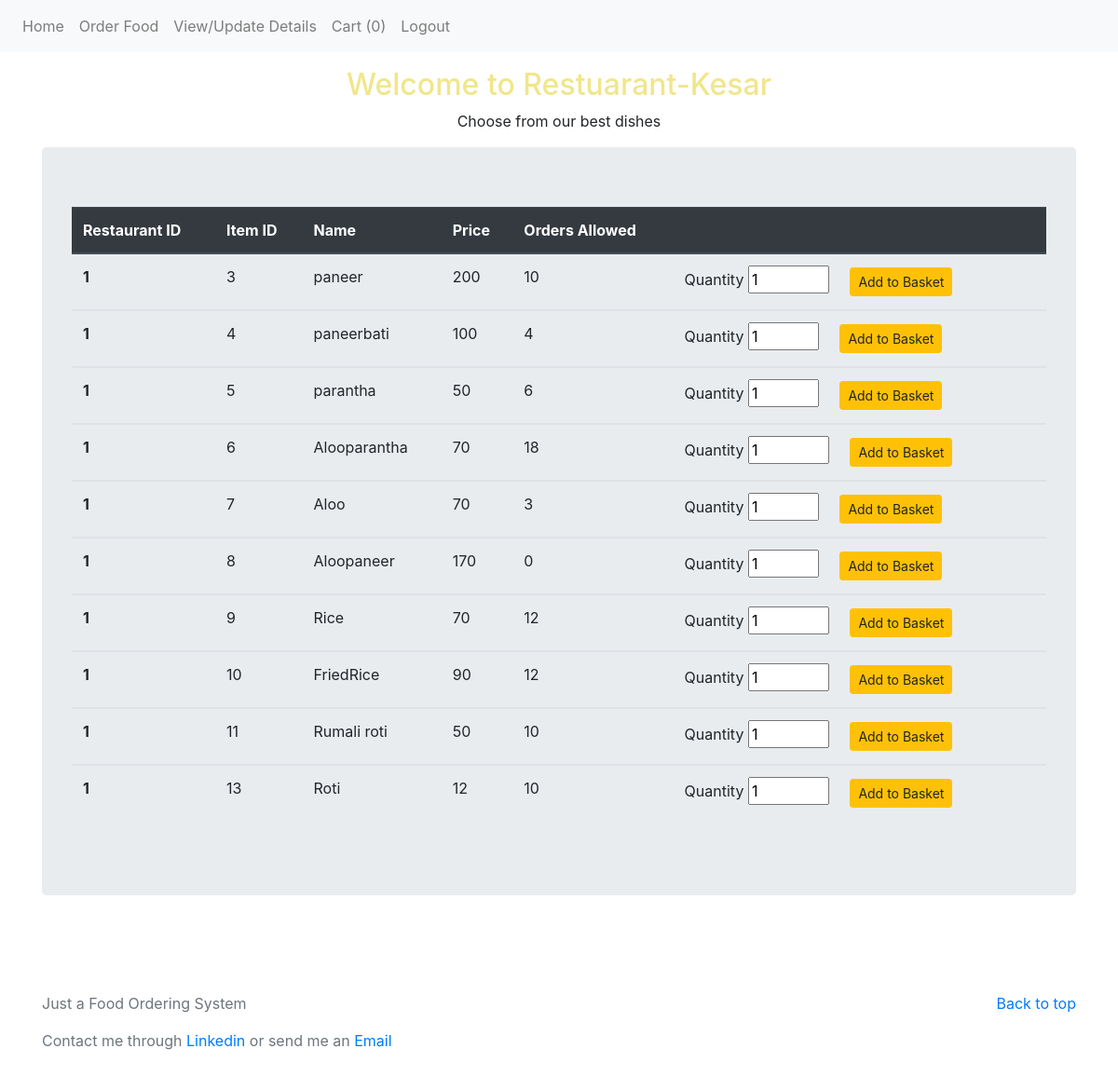
Page /restmenu?restid=1 (signed in) on the committed database.
### app.py (models this page shows)
class Restadmin(db.Model):
    rid = db.Column(db.Integer, primary_key=True, autoincrement=True)
    rname = db.Column(db.String(250), nullable=False)
    rmail = db.Column(db.String(250), unique=True, nullable=False)
    rmobile = db.Column(db.Integer, nullable=False)
    raddress = db.Column(db.String(250), nullable=False)
    rpassword = db.Column(db.String(250), nullable=False)

class Items(db.Model):
	iid = db.Column(db.Integer, primary_key=True, autoincrement=True)
	iname = db.Column(db.String(250), nullable=False)
	iprice = db.Column(db.Integer, nullable=False)
	ilimit = db.Column(db.Integer,nullable=False)
	rid = db.Column(db.Integer, db.ForeignKey('restadmin.rid'), nullable=False)

### app.py (the view)
@app.route('/restmenu', methods = ['GET','POST'])
def restmenu():
	if not session.get('cmail'):
		return redirect(request.url_root)
	if request.method == "GET":
		restid = request.args.get("restid")
	elif request.method == "POST":
		restid = request.form['restid']
	items = Items.query.filter(Items.rid == restid).all()
	restad = Restadmin.query.filter(Restadmin.rid == restid).first()
	return render_template('restmenu.html',rest=restad, restitems=items)

### templates/restmenu.html (shortened to what this page needs)
<!DOCTYPE html>
<html lang="en">
<head>
    <link rel="stylesheet" href="https://stackpath.bootstrapcdn.com/bootstrap/4.1.3/css/bootstrap.min.css">
    <link rel="stylesheet" href="https://stackpath.bootstrapcdn.com/bootstrap/4.3.1/css/bootstrap.min.css"
>
</head>
<body>
    <nav class="navbar navbar-expand-md navbar-light fixed-top bg-light">
        <div class="collapse navbar-collapse" id="bs-example-navbar-collapse-1">
            <ul class="navbar-nav mr-auto">
                <li class="nav-item">
                    <a class="nav-link" href="/uhome">Home </a>
                </li>
                <li class="nav-item">
                    <a class="nav-link" href="/umenucard">Order Food <span class="sr-only">(current)</span></a>
                </li>
                <li class="nav-item">
                    <a class="nav-link" href="/userupdate">View/Update Details </a>
                </li>
                <li class="nav-item">
                    <a class="nav-link" href="/cart">Cart ({{session['FoodCart']|length}}) </a>
                </li>
                <li class="nav-item">
                    <a class="nav-link" href="/ulogout">Logout <span class="sr-only">(current)</span></a>
                </li>
            </ul>
        </div>
    </nav>
    <div class="section-title text-center center">
        <div class="overlay">
            <br><br><br>
            <h2 style="color: khaki;">Welcome to Restuarant-{{rest.rname}}</h2>
            <p>Choose from our best dishes</p>
        </div>
    </div>
    <div class="container">
        <div class="jumbotron">
            <table class="table">
                <thead class="thead-dark">
                    <tr>
                        <th scope="col">Restaurant ID</th>
                        <th scope="col">Item ID</th>
                        <th scope="col">Name</th>
                        <th scope="col">Price</th>
                        <th scope="col">Orders Allowed</th>
                        <th scope="col"></th>
                        <th scope="col"></th>
                    </tr>
                </thead>
                {% for i in restitems %}
                <tbody>
                    <tr>
                        <th scope="row">{{i.rid}}</th>
                        <td>{{i.iid}}</td>
                        <td>{{i.iname}}</td>
                        <td>{{i.iprice}}</td>
                        <td>{{i.ilimit}}</td>
                        <td>
                            <form action="{{url_for('addCart')}}" method="POST">
                                <label for="">Quantity </label>
                                <input type="number" name="quantity" id="" , value="1" min="1" max="{{ i.ilimit }}">
                                <button type="submit" class="btn btn-sm btn-warning">Add to Basket</button>
                            </form>
                        </td>
                    </tr>
                </tbody>
                {% endfor %}
            </table>
        </div>
    </div>
    <br>
    <br><br>
    <footer class="text-muted">
        <div class="container">
            <p class="float-right"><a href="#">Back to top</a></p>
            <p>Just a Food Ordering System</p>
            <p>Contact me through <a href="https://www.linkedin.com/in/nikhil-shrivastava-0504b0146/">Linkedin</a> or
                send me an <a href="mailto: 17ucc038@lnmiit.ac.in">Email</a>
        </div>
    </footer>
    <br>
</body>
</html>

### rows in the picture
Restadmin: rname "Kesar"
Items: rid "1", iid "3", iname "paneer", iprice "200", ilimit "10"
Items: rid "1", iid "4", iname "paneerbati", iprice "100", ilimit "4"
Items: rid "1", iid "5", iname "parantha", iprice "50", ilimit "6"
Items: rid "1", iid "6", iname "Alooparantha", iprice "70", ilimit "18"
Items: rid "1", iid "7", iname "Aloo", iprice "70", ilimit "3"
Items: rid "1", iid "8", iname "Aloopaneer", iprice "170", ilimit "0"
Items: rid "1", iid "9", iname "Rice", iprice "70", ilimit "12"
Items: rid "1", iid "10", iname "FriedRice", iprice "90", ilimit "12"
Items: rid "1", iid "11", iname "Rumali roti", iprice "50", ilimit "10"
Items: rid "1", iid "13", iname "Roti", iprice "12", ilimit "10"

### other values in the picture
{{ session['FoodCart']|length }} "0"
